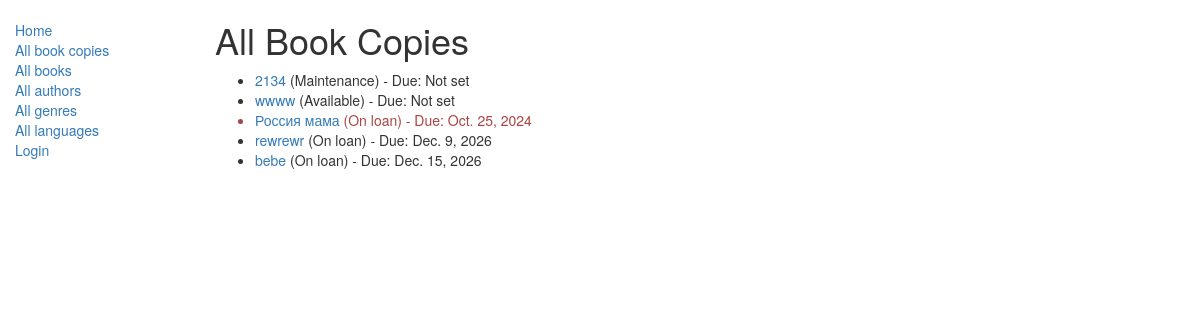
Before: /catalog/bookinstances/ with the older database file.
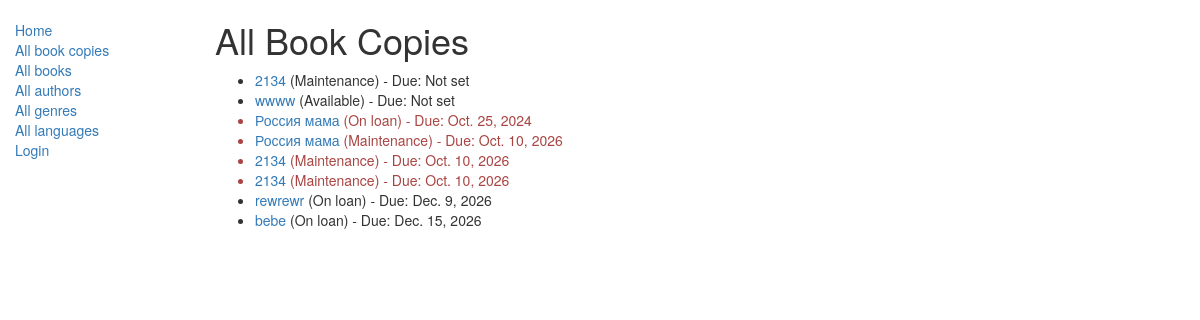
After: the same page with the newer database file.
### catalog/models.py (models this page shows, shortened)
class BookInstance(models.Model):
    id = models.UUIDField(primary_key=True, default=uuid.uuid4,
                          help_text="Unique ID for this particular book across whole library")
    book = models.ForeignKey('Book', on_delete=models.SET_NULL, null=True)
    imprint = models.CharField(max_length=200)
    due_back = models.DateField(null=True, blank=True)
    borrower = models.ForeignKey(User, on_delete=models.SET_NULL, null=True, blank=True)
    class Meta:
        permissions = (("can_mark_returned", "Set book as returned"),)
    @property
    def is_overdue(self):
        if self.due_back and date.today() > self.due_back:
            return True
        return False
    LOAN_STATUS = (
        ('m', 'Maintenance'),
        ('o', 'On loan'),
        ('a', 'Available'),
        ('r', 'Reserved'),
    )
    status = models.CharField(max_length=1, choices=LOAN_STATUS, blank=True, default='m',
                              help_text='Book availability')

class Book(models.Model):
    def display_genre(self):
        return ', '.join([genre.name for genre in self.genre.all()[:3]])
    display_genre.short_description = 'Genre'
    title = models.CharField(max_length=200)
    author = models.ForeignKey('Author', on_delete=models.SET_NULL, null=True)
    summary = models.TextField(max_length=1000, help_text="Enter a brief description of the book")
    isbn = models.CharField('ISBN', max_length=13,
                            help_text='13 Character <a href="https://www.isbn-international.org/content/what-isbn">ISBN number</a>')
    genre = models.ManyToManyField(Genre, help_text="Select a genre for this book")

### catalog/views.py (the view)
# urls.py: path('bookinstances/', views.BookInstanceListView.as_view(), name='bookinstances'),
class BookInstanceListView(generic.ListView):
    model = BookInstance
    paginate_by = 10
    queryset = BookInstance.objects.all().order_by('due_back')

### catalog/templates/catalog/bookinstance_list.html
{% extends "base_generic.html" %}
{% block content %}
  <h1>All Book Copies</h1>
  {% if bookinstance_list %}
    <ul>
      {% for inst in bookinstance_list %}
        <li class="{% if inst.is_overdue %}text-danger{% endif %}">
          <a href="{% url 'book-detail' inst.book.pk %}">{{ inst.book.title }}</a>
          ({{ inst.get_status_display }}) - Due: {{ inst.due_back|default:"Not set" }}
        </li>
      {% endfor %}
    </ul>
  {% else %}
    <p>There are no book copies in the library.</p>
  {% endif %}
{% endblock %}

### catalog/templates/base_generic.html (shortened to what this page needs)
<!doctype html>
<html lang="en">
  <head>
    <link
      rel="stylesheet"
      href="https://maxcdn.bootstrapcdn.com/bootstrap/3.3.7/css/bootstrap.min.css" />
    {% load static %}
    <link rel="stylesheet" href="{% static 'css/styles.css' %}" />
  </head>
  <body>
    <div class="container-fluid">
      <div class="row">
        <div class="col-sm-2">
            {% block sidebar %}
                <ul class="sidebar-nav">
                    <li><a href="{% url 'index' %}">Home</a></li>
                    <li><a href="{% url 'bookinstances' %}">All book copies</a></li>
                    <li><a href="{% url 'books' %}">All books</a></li>
                    <li><a href="{% url 'authors' %}">All authors</a></li>
                    <li><a href="{% url 'genres' %}">All genres</a></li>
                    <li><a href="{% url 'languages' %}">All languages</a></li>
                    {% if user.is_authenticated %}
                      <br>
                      <li>User: {{ user.get_username }}</li>
                      <li><a href="{% url 'my-borrowed' %}">My borrowed</a></li>
                      <li>
                        <form id="logout-form" method="post" action="{% url 'logout' %}">
                          {% csrf_token %}
                          <button type="submit" class="btn btn-link">Logout</button>
                        </form>
                      </li>
                    {% else %}
                      <li><a href="{% url 'login' %}?next={{ request.path }}">Login</a></li>
                    {% endif %}
                </ul>
            {% endblock %}
        </div>
        <div class="col-sm-10 ">{% block content %}{% endblock %}</div>
      </div>
    </div>
  </body>
</html>

### catalog/static/css/styles.css (style rules this page uses)
.sidebar-nav { margin-top: 20px; padding: 0; list-style: none; }

Changed rows visible on the page:
added BookInstance: book "Россия мама", status "Maintenance", due_back "Oct. 10, 2026"
added BookInstance: book "2134", status "Maintenance", due_back "Oct. 10, 2026"
added BookInstance: book "2134", status "Maintenance", due_back "Oct. 10, 2026"
